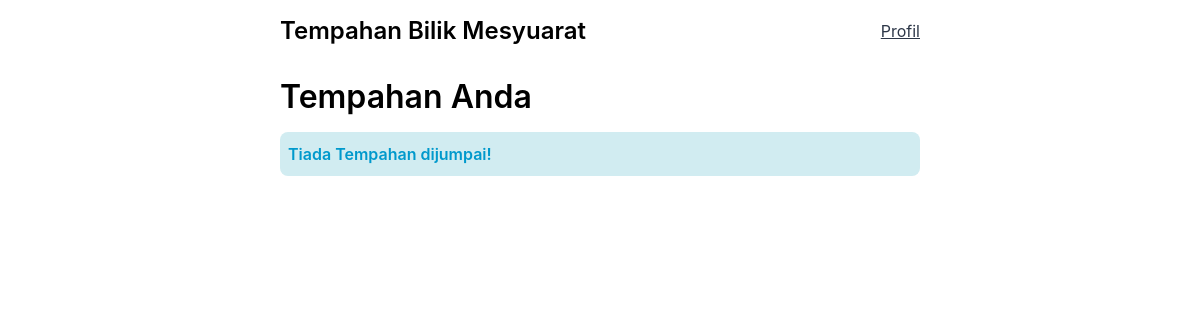
/tempah/user/bookings (signed in), run on an earlier commit of the app's database.
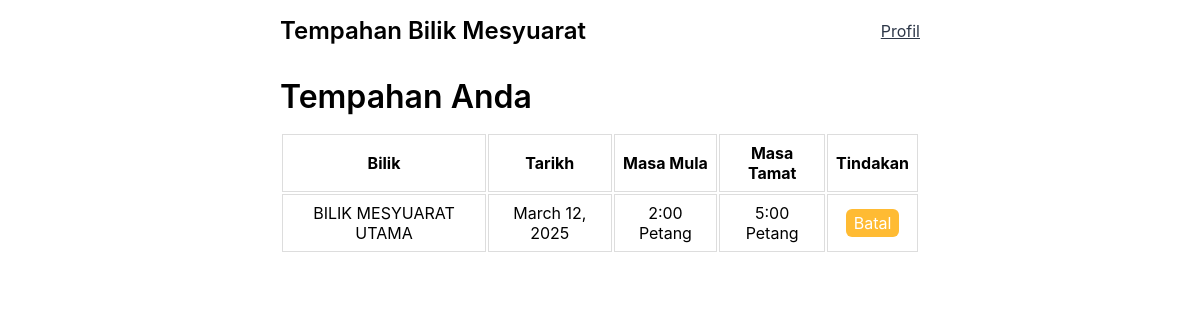
And on a later commit of the database.
### booking/models.py (models this page shows, shortened)
class Booking(models.Model):
    user = models.ForeignKey(User, on_delete=models.CASCADE)
    time_slot = models.ForeignKey(TimeSlot, on_delete=models.CASCADE)
    date = models.DateField()
    class Meta:
        verbose_name = "Tempahan"
        verbose_name_plural = "Tempahan"

class TimeSlot(models.Model):
    check_in_time = models.TimeField(max_length=4)
    check_out_time = models.TimeField(max_length=4)
    room = models.ForeignKey(Room, on_delete=models.CASCADE)
    booked = models.BooleanField(default=False)
    class Meta:
        verbose_name = "Masa Tempahan"
        verbose_name_plural = "Masa Tempahan"
    def get_translated_check_in_time(self):
        hour = self.check_in_time.hour
        minute = self.check_in_time.minute
        if hour == 12 and minute == 0:
            return "Tengah Hari"
        period = "Pagi" if hour < 12 else "Petang"
        if hour == 0:
            hour_12 = 12
        elif hour > 12:
            hour_12 = hour - 12
        else:
            hour_12 = hour
        return f"{hour_12}:{minute:02d} {period}"
    def get_translated_checkout_time(self):
        hour = self.check_out_time.hour
        minute = self.check_out_time.minute
        if hour == 12 and minute == 0:
            return "Tengah Hari"
        period = "Pagi" if hour < 12 else "Petang"
        if hour == 0:
            hour_12 = 12
        elif hour > 12:
            hour_12 = hour - 12
        else:
            hour_12 = hour
        return f"{hour_12}:{minute:02d} {period}"

class Room(models.Model):
    name = models.CharField(max_length=30)
    advance_booking = models.IntegerField()
    booked = models.BooleanField(default=False)
    USERNAME_FIELD = "name"
    class Meta:
        ordering = ["name"]
        verbose_name = "Bilik"
        verbose_name_plural = "Bilik"

### booking/views.py (the view)
# urls.py: path("user/bookings", views.userBookings, name="user-bookings"),
@login_required(redirect_field_name="/signin")
def userBookings(request):
    user = User.objects.get(email=request.user)
    bookings = Booking.objects.filter(user=user)
    context = {"user": user, "bookings": bookings}
    return render(request, "booking/user_bookings.html", context)

### booking/models.py (called while the page is built)
    def __str__(self):
        return self.email

### booking/templates/booking/user_bookings.html (shortened to what this page needs)
{% extends 'layout.html' %}
{% block content %}
<div class="bookings-wrapper">
  <h1>Tempahan Anda</h1>
  {% if not bookings %}
  <div class="info-wrapper">
    <p class="info">Tiada Tempahan dijumpai!</p>
  </div>
  {% else %}
  <div class="table-wrapper">
    <table>
      <tr>
        <th>Bilik</th>
        <th>Tarikh</th>
        <th>Masa Mula</th>
        <th>Masa Tamat</th>
        <th>Tindakan</th>
      </tr>
      {% for booking in bookings %}
      <tr>
        <td>{{booking.time_slot.room.name}}</td>
        <td>{{booking.date}}</td>
        <td>{{booking.time_slot.get_translated_check_in_time}}</td>
        <td>{{booking.time_slot.get_translated_checkout_time}}</td>
        <td>
          <a class="btn btn-md btn-secondary" href="{% url 'cancel-room' booking.time_slot.id booking.id %}">
            Batal
          </a>
        </td>
      </tr>
      {% endfor%}
    </table>
  </div>
  {% endif %}
</div>
{% endblock content %}

What changed in the data, as far as the page shows it:
added Booking: time_slot.room.name "BILIK MESYUARAT UTAMA", date "March 12, 2025", time_slot.get_translated_check_in_time "2:00 Petang", time_slot.get_translated_checkout_time "5:00 Petang"
Also different on the page:
text no longer shown: "Tiada Tempahan dijumpai!"
text now shown: "Bilik Tarikh Masa Mula Masa Tamat Tindakan"
